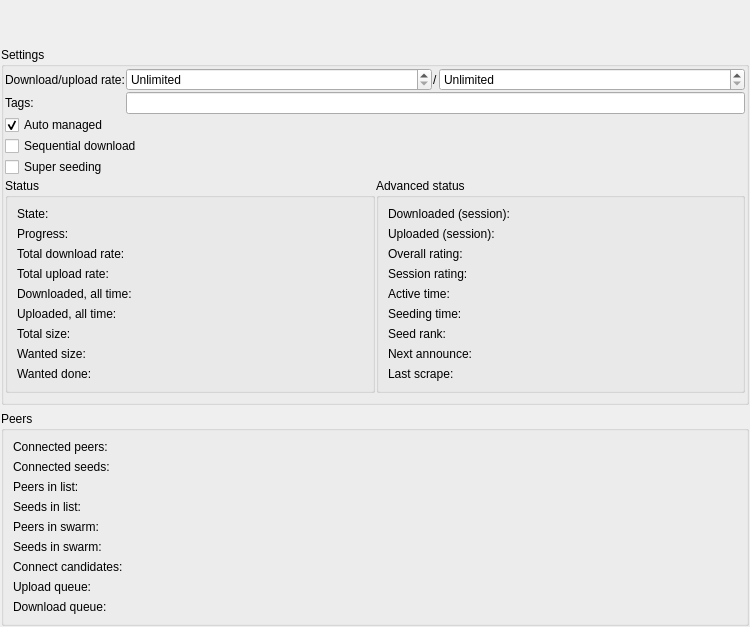
      <widget class="QWidget" name="scrollAreaWidgetContents_2">
       <property name="geometry">
        <rect>
         <x>0</x>
         <y>0</y>
         <width>750</width>
         <height>611</height>
        </rect>
       </property>
       <layout class="QVBoxLayout" name="verticalLayout">
        <property name="leftMargin">
         <number>1</number>
        </property>
        <property name="topMargin">
         <number>1</number>
        </property>
        <property name="rightMargin">
         <number>1</number>
        </property>
        <property name="bottomMargin">
         <number>1</number>
        </property>
        <item>
         <widget class="QLabel" name="LabelName_">
          <property name="text">
           <string/>
          </property>
         </widget>
        </item>
        <item>
         <widget class="LC::BitTorrent::PiecesWidget" name="PiecesWidget_" native="true">
          <property name="sizePolicy">
           <sizepolicy hsizetype="Preferred" vsizetype="Preferred">
            <horstretch>1</horstretch>
            <verstretch>0</verstretch>
           </sizepolicy>
          </property>
          <property name="minimumSize">
           <size>
            <width>0</width>
            <height>20</height>
           </size>
          </property>
          <property name="text" stdset="0">
           <string/>
          </property>
         </widget>
        </item>
        <item>
         <widget class="QGroupBox" name="groupBox_2">
          <property name="title">
           <string>Settings</string>
          </property>
          <layout class="QVBoxLayout" name="verticalLayout_7">
           <property name="spacing">
            <number>1</number>
           </property>
           <property name="leftMargin">
            <number>1</number>
           </property>
           <property name="topMargin">
            <number>1</number>
           </property>
           <property name="rightMargin">
            <number>1</number>
           </property>
           <item>
            <layout class="QFormLayout" name="formLayout_2">
             <property name="fieldGrowthPolicy">
              <enum>QFormLayout::AllNonFixedFieldsGrow</enum>
             </property>
             <item row="0" column="0">
              <widget class="QLabel" name="label_34">
               <property name="text">
                <string>Download/upload rate:</string>
               </property>
              </widget>
             </item>
             <item row="0" column="1">
              <layout class="QHBoxLayout" name="horizontalLayout_4">
               <item>
                <widget class="QSpinBox" name="TorrentDownloadRateController_">
                 <property name="specialValueText">
                  <string>Unlimited</string>
                 </property>
                 <property name="accelerated">
                  <bool>true</bool>
                 </property>
                 <property name="suffix">
                  <string> kb/s</string>
                 </property>
                 <property name="maximum">
                  <number>10000</number>
                 </property>
                 <property name="singleStep">
                  <number>100</number>
                 </property>
                 <property name="value">
                  <number>0</number>
                 </property>
                </widget>
               </item>
               <item>
                <widget class="QLabel" name="label_105">
                 <property name="sizePolicy">
                  <sizepolicy hsizetype="Fixed" vsizetype="Preferred">
                   <horstretch>0</horstretch>
                   <verstretch>0</verstretch>
                  </sizepolicy>
                 </property>
                 <property name="text">
                  <string notr="true">/</string>
                 </property>
                </widget>
               </item>
               <item>
                <widget class="QSpinBox" name="TorrentUploadRateController_">
                 <property name="specialValueText">
                  <string>Unlimited</string>
                 </property>
                 <property name="suffix">
                  <string> kb/s</string>
                 </property>
                 <property name="maximum">
                  <number>10000</number>
                 </property>
                 <property name="singleStep">
                  <number>100</number>
                 </property>
                 <property name="value">
                  <number>0</number>
                 </property>
                </widget>
               </item>
              </layout>
             </item>
             <item row="1" column="0">
              <widget class="QLabel" name="label_44">
               <property name="text">
                <string>Tags:</string>
               </property>
              </widget>
             </item>
             <item row="1" column="1">
              <widget class="LC::Util::TagsLineEdit" name="TorrentTags_"/>
             </item>
            </layout>
           </item>
           <item>
            <layout class="QVBoxLayout" name="verticalLayout_3">
             <item>
              <widget class="QCheckBox" name="TorrentManaged_">
               <property name="text">
                <string>Auto managed</string>
               </property>
               <property name="checked">
                <bool>true</bool>
               </property>
              </widget>
             </item>
             <item>
              <widget class="QCheckBox" name="TorrentSequentialDownload_">
               <property name="text">
                <string>Sequential download</string>
               </property>
              </widget>
             </item>
             <item>
              <widget class="QCheckBox" name="TorrentSuperSeeding_">
               <property name="text">
                <string>Super seeding</string>
               </property>
              </widget>
             </item>
            </layout>
           </item>
           <item>
            <layout class="QHBoxLayout" name="horizontalLayout_6">
             <item>
              <widget class="QGroupBox" name="BoxTorrentStatus_">
               <property name="title">
                <string>Status</string>
               </property>
               <layout class="QFormLayout" name="formLayout_6">
                <property name="fieldGrowthPolicy">
                 <enum>QFormLayout::AllNonFixedFieldsGrow</enum>
                </property>
                <item row="0" column="0">
                 <widget class="QLabel" name="label">
                  <property name="text">
                   <string>State:</string>
                  </property>
                 </widget>
                </item>
                <item row="0" column="1">
                 <layout class="QHBoxLayout" name="horizontalLayout">
                  <item>
                   <widget class="QLabel" name="LabelState_">
                    <property name="text">
                     <string/>
                    </property>
                    <property name="wordWrap">
                     <bool>true</bool>
                    </property>
                   </widget>
                  </item>
                 </layout>
                </item>
                <item row="1" column="0">
                 <widget class="QLabel" name="label_3">
                  <property name="text">
                   <string>Progress:</string>
                  </property>
                 </widget>
                </item>
                <item row="1" column="1">
                 <widget class="QLabel" name="LabelProgress_">
                  <property name="text">
                   <string/>
                  </property>
                 </widget>
                </item>
                <item row="2" column="0">
                 <widget class="QLabel" name="label_15">
                  <property name="text">
                   <string>Total download rate:</string>
                  </property>
                 </widget>
                </item>
                <item row="2" column="1">
                 <widget class="QLabel" name="LabelDownloadRate_">
                  <property name="text">
                   <string/>
                  </property>
                 </widget>
                </item>
                <item row="3" column="0">
                 <widget class="QLabel" name="label_17">
                  <property name="text">
                   <string>Total upload rate:</string>
                  </property>
                 </widget>
                </item>
                <item row="3" column="1">
                 <widget class="QLabel" name="LabelUploadRate_">
                  <property name="text">
                   <string/>
                  </property>
                 </widget>
                </item>
                <item row="4" column="0">
                 <widget class="QLabel" name="label_73">
                  <property name="text">
                   <string>Downloaded, all time:</string>
                  </property>
                 </widget>
                </item>
                <item row="4" column="1">
                 <widget class="QLabel" name="LabelDownloadedTotal_">
                  <property name="text">
                   <string/>
                  </property>
                 </widget>
                </item>
                <item row="5" column="0">
                 <widget class="QLabel" name="label_19">
                  <property name="text">
                   <string>Uploaded, all time:</string>
                  </property>
                 </widget>
                </item>
                <item row="5" column="1">
                 <widget class="QLabel" name="LabelUploadedTotal_">
                  <property name="text">
                   <string/>
                  </property>
                 </widget>
                </item>
                <item row="6" column="0">
                 <widget class="QLabel" name="label_13">
                  <property name="text">
                   <string>Total size:</string>
                  </property>
                 </widget>
                </item>
                <item row="6" column="1">
                 <widget class="QLabel" name="LabelTotalSize_">
                  <property name="text">
                   <string/>
                  </property>
                 </widget>
                </item>
                <item row="7" column="0">
                 <widget class="QLabel" name="label_72">
                  <property name="text">
                   <string>Wanted size:</string>
                  </property>
                 </widget>
                </item>
                <item row="7" column="1">
                 <widget class="QLabel" name="LabelWantedSize_">
                  <property name="text">
                   <string/>
                  </property>
                 </widget>
                </item>
                <item row="8" column="0">
                 <widget class="QLabel" name="label_64">
                  <property name="text">
                   <string>Wanted done:</string>
                  </property>
                 </widget>
                </item>
                <item row="8" column="1">
                 <widget class="QLabel" name="LabelWantedDownloaded_">
                  <property name="text">
                   <string/>
                  </property>
                 </widget>
                </item>
               </layout>
              </widget>
             </item>
             <item>
              <widget class="QGroupBox" name="BoxTorrentAdvancedStatus_">
               <property name="title">
                <string>Advanced status</string>
               </property>
               <layout class="QFormLayout" name="formLayout_9">
                <property name="fieldGrowthPolicy">
                 <enum>QFormLayout::AllNonFixedFieldsGrow</enum>
                </property>
                <item row="4" column="0">
                 <widget class="QLabel" name="label_43">
                  <property name="text">
                   <string>Active time:</string>
                  </property>
                 </widget>
                </item>
                <item row="4" column="1">
                 <widget class="QLabel" name="LabelActiveTime_">
                  <property name="text">
                   <string/>
                  </property>
                 </widget>
                </item>
                <item row="5" column="0">
                 <widget class="QLabel" name="label_51">
                  <property name="text">
                   <string>Seeding time:</string>
                  </property>
                 </widget>
                </item>
                <item row="5" column="1">
                 <widget class="QLabel" name="LabelSeedingTime_">
                  <property name="text">
                   <string/>
                  </property>
                 </widget>
                </item>
                <item row="6" column="0">
                 <widget class="QLabel" name="label_60">
                  <property name="text">
                   <string>Seed rank:</string>
                  </property>
                 </widget>
                </item>
                <item row="6" column="1">
                 <widget class="QLabel" name="LabelSeedRank_">
                  <property name="text">
                   <string/>
                  </property>
                 </widget>
                </item>
                <item row="7" column="0">
                 <widget class="QLabel" name="label_7">
                  <property name="text">
                   <string>Next announce:</string>
                  </property>
                 </widget>
                </item>
                <item row="7" column="1">
                 <widget class="QLabel" name="LabelNextAnnounce_">
                  <property name="text">
                   <string/>
                  </property>
                 </widget>
                </item>
                <item row="8" column="0">
                 <widget class="QLabel" name="label_35">
                  <property name="text">
                   <string>Last scrape:</string>
                  </property>
                 </widget>
                </item>
                <item row="8" column="1">
                 <widget class="QLabel" name="LabelLastScrape_">
                  <property name="text">
                   <string/>
                  </property>
                 </widget>
                </item>
                <item row="0" column="0">
                 <widget class="QLabel" name="label_12">
                  <property name="text">
                   <string>Downloaded (session):</string>
                  </property>
                 </widget>
                </item>
                <item row="1" column="0">
                 <widget class="QLabel" name="label_39">
                  <property name="text">
                   <string>Uploaded (session):</string>
                  </property>
                 </widget>
                </item>
                <item row="0" column="1">
                 <widget class="QLabel" name="LabelDownloaded_">
                  <property name="text">
                   <string/>
                  </property>
                 </widget>
                </item>
                <item row="1" column="1">
                 <widget class="QLabel" name="LabelUploaded_">
                  <property name="text">
                   <string/>
                  </property>
                 </widget>
                </item>
                <item row="2" column="0">
                 <widget class="QLabel" name="label_4">
                  <property name="text">
                   <string>Overall rating:</string>
                  </property>
                 </widget>
                </item>
                <item row="3" column="0">
                 <widget class="QLabel" name="label_42">
                  <property name="text">
                   <string>Session rating:</string>
                  </property>
                 </widget>
                </item>
                <item row="2" column="1">
                 <widget class="QLabel" name="LabelTorrentOverallRating_">
                  <property name="text">
                   <string/>
                  </property>
                 </widget>
                </item>
                <item row="3" column="1">
                 <widget class="QLabel" name="LabelTorrentRating_">
                  <property name="text">
                   <string/>
                  </property>
                 </widget>
                </item>
               </layout>
              </widget>
             </item>
            </layout>
           </item>
          </layout>
         </widget>
        </item>
        <item>
         <widget class="QGroupBox" name="BoxTorrentPeers_">
          <property name="title">
           <string>Peers</string>
          </property>
          <layout class="QFormLayout" name="formLayout_7">
           <property name="fieldGrowthPolicy">
            <enum>QFormLayout::AllNonFixedFieldsGrow</enum>
           </property>
           <item row="0" column="0">
            <widget class="QLabel" name="label_2">
             <property name="text">
              <string>Connected peers:</string>
             </property>
            </widget>
           </item>
           <item row="0" column="1">
            <widget class="QLabel" name="LabelConnectedPeers_">
             <property name="text">
              <string/>
             </property>
            </widget>
           </item>
           <item row="2" column="0">
            <widget class="QLabel" name="label_47">
             <property name="text">
              <string>Peers in list:</string>
             </property>
            </widget>
           </item>
           <item row="2" column="1">
            <widget class="QLabel" name="LabelPeersInList_">
             <property name="text">
              <string/>
             </property>
            </widget>
           </item>
           <item row="4" column="0">
            <widget class="QLabel" name="label_55">
             <property name="text">
              <string>Peers in swarm:</string>
             </property>
            </widget>
           </item>
           <item row="4" column="1">
            <widget class="QLabel" name="LabelPeersInSwarm_">
             <property name="text">
              <string/>
             </property>
            </widget>
           </item>
           <item row="6" column="0">
            <widget class="QLabel" name="label_50">
             <property name="text">
              <string>Connect candidates:</string>
             </property>
            </widget>
           </item>
           <item row="6" column="1">
            <widget class="QLabel" name="LabelConnectCandidates_">
             <property name="text">
              <string/>
             </property>
            </widget>
           </item>
           <item row="7" column="0">
            <widget class="QLabel" name="label_38">
             <property name="text">
              <string>Upload queue:</string>
             </property>
            </widget>
           </item>
           <item row="7" column="1">
            <widget class="QLabel" name="LabelUpBandwidthQueue_">
             <property name="text">
              <string/>
             </property>
            </widget>
           </item>
           <item row="1" column="0">
            <widget class="QLabel" name="label_80">
             <property name="text">
              <string>Connected seeds:</string>
             </property>
            </widget>
           </item>
           <item row="1" column="1">
            <widget class="QLabel" name="LabelConnectedSeeds_">
             <property name="text">
              <string/>
             </property>
            </widget>
           </item>
           <item row="3" column="0">
            <widget class="QLabel" name="label_81">
             <property name="text">
              <string>Seeds in list:</string>
             </property>
            </widget>
           </item>
           <item row="3" column="1">
            <widget class="QLabel" name="LabelSeedsInList_">
             <property name="text">
              <string/>
             </property>
            </widget>
           </item>
           <item row="5" column="0">
            <widget class="QLabel" name="label_82">
             <property name="text">
              <string>Seeds in swarm:</string>
             </property>
            </widget>
           </item>
           <item row="5" column="1">
            <widget class="QLabel" name="LabelSeedsInSwarm_">
             <property name="text">
              <string/>
             </property>
            </widget>
           </item>
           <item row="8" column="0">
            <widget class="QLabel" name="label_77">
             <property name="text">
              <string>Download queue:</string>
             </property>
            </widget>
           </item>
           <item row="8" column="1">
            <widget class="QLabel" name="LabelDownBandwidthQueue_">
             <property name="text">
              <string/>
             </property>
            </widget>
           </item>
          </layout>
         </widget>
        </item>
        <item>
         <spacer name="verticalSpacer">
          <property name="orientation">
           <enum>Qt::Vertical</enum>
          </property>
          <property name="sizeHint" stdset="0">
           <size>
            <width>20</width>
            <height>40</height>
           </size>
          </property>
         </spacer>
        </item>
       </layout>
      </widget>
